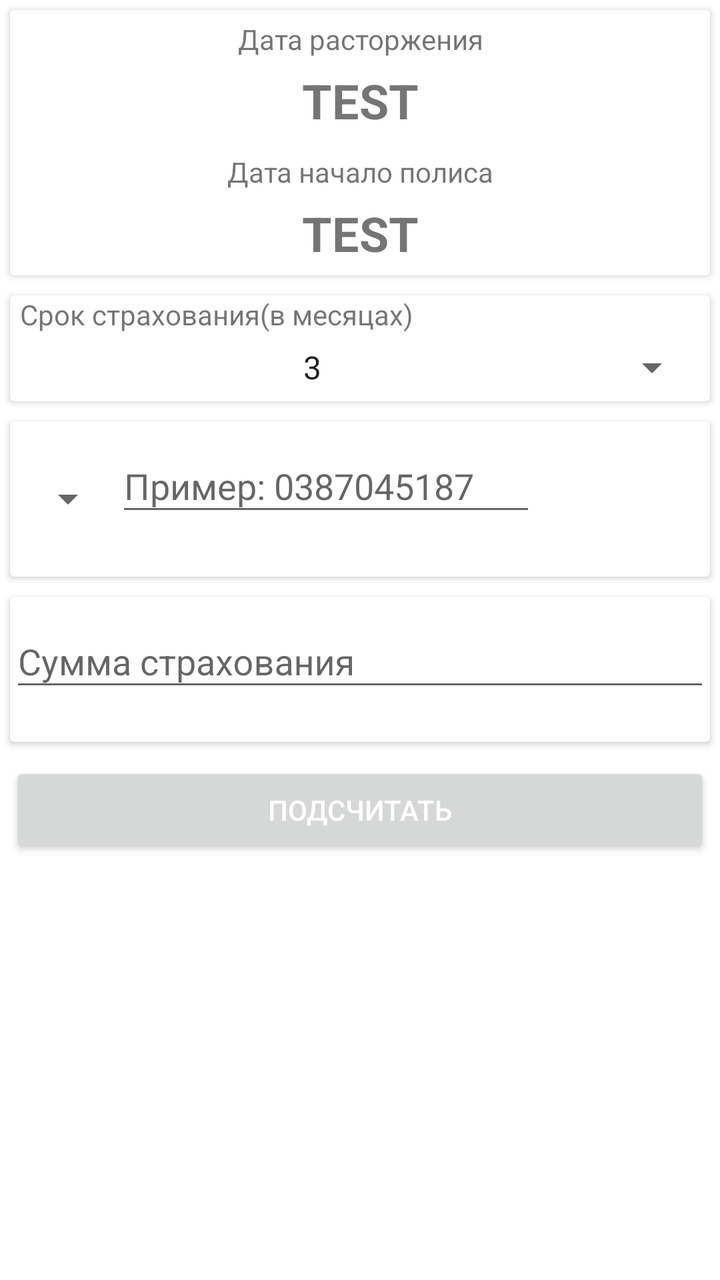
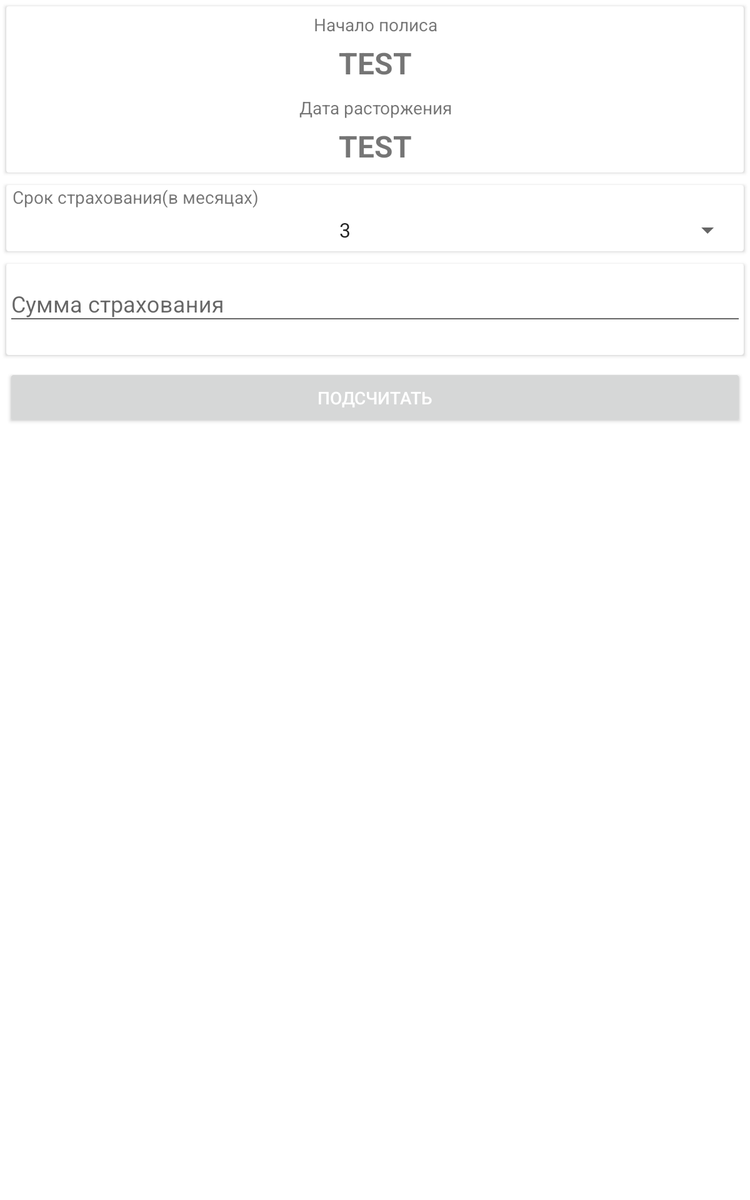

The same Android screen from two of the app's own layout files: first res/layout/ as a phone draws it, then the repository's variant for another configuration, drawn on a device whose configuration selects that folder. Both files follow.
<!-- AndroidManifest.xml: application theme AppTheme -->
<!-- res/layout/fragment_content.xml -->
<LinearLayout xmlns:android="http://schemas.android.com/apk/res/android"
    xmlns:tools="http://schemas.android.com/tools"
    xmlns:app="http://schemas.android.com/apk/res-auto"
    android:orientation="vertical"
    android:layout_width="match_parent"
    android:layout_height="match_parent"
    tools:context="ivan.osago.ui.ContentFragment"
    android:background="#ffffff">


    <ScrollView
        android:layout_width="match_parent"
        android:layout_height="match_parent">

        <LinearLayout
            android:layout_width="match_parent"
            android:layout_height="match_parent"
            android:orientation="vertical" >
            <android.support.v7.widget.CardView
                android:layout_width="match_parent"
                android:layout_height="wrap_content"
                android:id="@+id/data_container"
                android:layout_margin="5dp">

                <LinearLayout
                    android:orientation="vertical"
                    android:layout_width="match_parent"
                    android:layout_height="match_parent">
                    <TextView
                        android:text="Дата расторжения"
                        android:layout_width="match_parent"
                        android:layout_height="wrap_content"
                        android:id="@+id/cancellation_date_label"
                        tools:ignore="HardcodedText"
                        android:layout_marginTop="5dp"
                        android:gravity="center_horizontal" />

                    <TextView
                        android:layout_width="match_parent"
                        android:layout_height="wrap_content"
                        android:id="@+id/cancellation_date_field"
                        android:textSize="24sp"
                        android:text="test"
                        android:gravity="center_horizontal"
                        tools:ignore="HardcodedText,SpUsage"
                        android:layout_margin="5dp"
                        android:textAllCaps="true"
                        android:textStyle="normal|bold" />

                    <TextView
                        android:text="Дата начало полиса"
                        android:layout_width="match_parent"
                        android:layout_height="wrap_content"
                        android:id="@+id/policy_beginning_label"
                        tools:ignore="HardcodedText"
                        android:gravity="center_horizontal"
                        android:layout_marginTop="5dp" />

                    <TextView
                        android:layout_width="match_parent"
                        android:layout_height="wrap_content"
                        android:id="@+id/policy_beginning_field"
                        android:textSize="24sp"
                        android:text="test"
                        android:gravity="center_horizontal"
                        tools:ignore="HardcodedText,SpUsage"
                        android:layout_margin="5dp"
                        android:textAllCaps="true"
                        android:textStyle="normal|bold" />
                </LinearLayout>
            </android.support.v7.widget.CardView>

            <android.support.v7.widget.CardView
                android:layout_width="match_parent"
                android:layout_height="wrap_content"
                android:layout_margin="5dp">

                <LinearLayout
                    android:orientation="vertical"
                    android:layout_width="match_parent"
                    android:layout_height="match_parent">
                    <TextView
                        android:text="Срок страхования(в месяцах)"
                        android:layout_width="match_parent"
                        android:layout_height="wrap_content"
                        android:id="@+id/textView"
                        tools:ignore="HardcodedText"
                        android:layout_marginStart="5dp"
                        android:layout_marginLeft="5dp"
                        android:layout_marginRight="5dp"
                        android:layout_marginEnd="5dp" />

                    <Spinner
                        android:layout_width="match_parent"
                        android:layout_height="wrap_content"
                        android:id="@+id/term_insurance_spinner"
                        android:spinnerMode="dialog"
                        android:entries="@array/term_insurance_array_entires"
                        android:layout_marginTop="5dp"
                        android:layout_marginRight="5dp"
                        android:layout_marginLeft="5dp"
                        android:layout_marginEnd="5dp"
                        android:layout_marginStart="5dp"
                        android:layout_marginBottom="5dp"
                        style="@style/Widget.AppCompat.Spinner"
                        android:gravity="center_vertical|center_horizontal|start"
                        android:foregroundGravity="center_horizontal"
                        android:textAlignment="center" />
                </LinearLayout>
            </android.support.v7.widget.CardView>

            <android.support.v7.widget.CardView
                android:layout_width="match_parent"
                android:layout_height="wrap_content"
                android:layout_margin="5dp">

                <RelativeLayout
                    android:layout_width="match_parent"
                    android:layout_height="match_parent">
                    <Spinner
                        android:layout_width="wrap_content"
                        android:layout_height="wrap_content"
                        android:id="@+id/serial_osago"
                        android:entries="@array/serial_policy_array_entires"
                        android:layout_centerInParent="false"
                        android:layout_centerVertical="true"
                        android:layout_marginLeft="5dp"
                        android:layout_marginStart="5dp"
                        style="@style/Widget.AppCompat.Spinner.DropDown"
                        android:textAlignment="center" />

                    <android.support.design.widget.TextInputLayout
                        android:layout_width="wrap_content"
                        android:layout_height="wrap_content"
                        android:layout_alignParentTop="true"
                        android:layout_alignParentRight="true"
                        android:layout_alignParentEnd="true"
                        android:layout_toRightOf="@+id/serial_osago"
                        android:layout_toEndOf="@+id/serial_osago"
                        android:layout_marginLeft="5dp"
                        android:layout_marginRight="5dp"
                        android:layout_marginEnd="5dp"
                        android:layout_marginBottom="5dp"
                        app:errorEnabled="true"
                        android:id="@+id/osago_number_input">

                        <EditText
                            android:layout_width="wrap_content"
                            android:layout_height="wrap_content"
                            android:inputType="textPersonName|number"
                            android:ems="10"
                            android:id="@+id/policy_number_field"
                            android:hint="Пример: 0387045187"
                            tools:ignore="HardcodedText,TextFields" ><requestFocus /></EditText>

                    </android.support.design.widget.TextInputLayout>
                </RelativeLayout>
            </android.support.v7.widget.CardView>

            <android.support.v7.widget.CardView
                android:layout_width="match_parent"
                android:layout_height="wrap_content"
                android:layout_margin="5dp">
                <android.support.design.widget.TextInputLayout
                    android:layout_width="match_parent"
                    android:layout_height="wrap_content"
                    app:errorEnabled="true"
                    android:id="@+id/summa_insurance_input">
                    <EditText
                        android:layout_width="match_parent"
                        android:layout_height="wrap_content"
                        android:inputType="numberSigned"
                        android:ems="10"
                        android:id="@+id/amount_nsurance_field"
                        android:hint="Сумма страхования"
                        tools:ignore="HardcodedText" />
                </android.support.design.widget.TextInputLayout>
            </android.support.v7.widget.CardView>

            <Button
                android:text="Подсчитать"
                android:layout_width="match_parent"
                android:layout_height="wrap_content"
                android:id="@+id/calculate_button"
                tools:ignore="HardcodedText"
                android:layout_margin="5dp"
                android:theme="@style/MyButtonRaised"
                android:textColor="#ffffff" />

        </LinearLayout>
    </ScrollView>


</LinearLayout>
<!-- resources referenced by this layout -->
<resources>
  <string-array name="term_insurance_array_entires">
          <item>3</item>
          <item>4</item>
          <item>5</item>
          <item>6</item>
          <item>7</item>
          <item>8</item>
          <item>9</item>
          <item>12</item>
      </string-array>
  <style name="AppTheme" parent="Theme.AppCompat.Light.NoActionBar">
          
          <item name="colorPrimary">@color/colorPrimary</item>
          <item name="colorPrimaryDark">@color/colorPrimaryDark</item>
          <item name="colorAccent">@color/colorAccent</item>
          <item name="windowActionBar">false</item>
          <item name="windowNoTitle">true</item>
          <item name="android:windowBackground">@drawable/splashscreen_icon</item>
  </style>
  <color name="colorPrimary">#3F51B5</color>
  <color name="colorPrimaryDark">#303F9F</color>
  <color name="colorAccent">#FF4081</color>
  <!-- drawable splashscreen_icon: png bitmap (drawable, 15718 bytes) -->
</resources>
<!-- res/layout-large/fragment_content.xml (the repository's variant of the layout above) -->
<!-- drawn on a 7-inch tablet held upright -->
<LinearLayout xmlns:android="http://schemas.android.com/apk/res/android"
    xmlns:tools="http://schemas.android.com/tools"
    xmlns:app="http://schemas.android.com/apk/res-auto"
    android:orientation="vertical"
    android:layout_width="match_parent"
    android:layout_height="match_parent"
    tools:context="ivan.osago.ui.ContentFragment"
    android:background="#ffffff">


    <ScrollView
        android:layout_width="match_parent"
        android:layout_height="match_parent">

        <LinearLayout
            android:layout_width="match_parent"
            android:layout_height="match_parent"
            android:orientation="vertical" >
            <android.support.v7.widget.CardView
                android:layout_width="match_parent"
                android:layout_height="wrap_content"
                android:id="@+id/data_container"
                android:layout_margin="5dp">

                <LinearLayout
                    android:orientation="vertical"
                    android:layout_width="match_parent"
                    android:layout_height="match_parent">


                    <TextView
                        android:id="@+id/cancellation_date_label"
                        android:layout_width="match_parent"
                        android:layout_height="wrap_content"
                        android:layout_marginTop="5dp"
                        android:gravity="center_horizontal"
                        android:text="Начало полиса"
                        tools:ignore="HardcodedText" />

                    <TextView
                        android:layout_width="match_parent"
                        android:layout_height="wrap_content"
                        android:id="@+id/policy_beginning_field"
                        android:textSize="24sp"
                        android:text="test"
                        android:gravity="center_horizontal"
                        tools:ignore="HardcodedText,SpUsage"
                        android:layout_margin="5dp"
                        android:textAllCaps="true"
                        android:textStyle="normal|bold" />

                    <TextView
                        android:id="@+id/policy_beginning_label"
                        android:layout_width="match_parent"
                        android:layout_height="wrap_content"
                        android:layout_marginTop="5dp"
                        android:gravity="center_horizontal"
                        android:text="Дата расторжения"
                        tools:ignore="HardcodedText" />

                    <TextView
                        android:layout_width="match_parent"
                        android:layout_height="wrap_content"
                        android:id="@+id/cancellation_date_field"
                        android:textSize="24sp"
                        android:text="test"
                        android:gravity="center_horizontal"
                        tools:ignore="HardcodedText,SpUsage"
                        android:layout_margin="5dp"
                        android:textAllCaps="true"
                        android:textStyle="normal|bold" />
                </LinearLayout>
            </android.support.v7.widget.CardView>

            <android.support.v7.widget.CardView
                android:layout_width="match_parent"
                android:layout_height="wrap_content"
                android:layout_margin="5dp">

                <LinearLayout
                    android:orientation="vertical"
                    android:layout_width="match_parent"
                    android:layout_height="match_parent">
                    <TextView
                        android:text="Срок страхования(в месяцах)"
                        android:layout_width="match_parent"
                        android:layout_height="wrap_content"
                        android:id="@+id/textView"
                        tools:ignore="HardcodedText"
                        android:layout_marginStart="5dp"
                        android:layout_marginLeft="5dp"
                        android:layout_marginRight="5dp"
                        android:layout_marginEnd="5dp" />

                    <Spinner
                        android:layout_width="match_parent"
                        android:layout_height="wrap_content"
                        android:id="@+id/term_insurance_spinner"
                        android:spinnerMode="dialog"
                        android:entries="@array/term_insurance_array_entires"
                        android:layout_marginTop="5dp"
                        android:layout_marginRight="5dp"
                        android:layout_marginLeft="5dp"
                        android:layout_marginEnd="5dp"
                        android:layout_marginStart="5dp"
                        android:layout_marginBottom="5dp"
                        style="@style/Widget.AppCompat.Spinner"
                        android:gravity="center_vertical|center_horizontal|start"
                        android:foregroundGravity="center_horizontal"
                        android:textAlignment="center" />
                </LinearLayout>
            </android.support.v7.widget.CardView>

        

            <android.support.v7.widget.CardView
                android:layout_width="match_parent"
                android:layout_height="wrap_content"
                android:layout_margin="5dp">
                <android.support.design.widget.TextInputLayout
                    android:layout_width="match_parent"
                    android:layout_height="wrap_content"
                    app:errorEnabled="true"
                    android:id="@+id/summa_insurance_input">
                    <EditText
                        android:layout_width="match_parent"
                        android:layout_height="wrap_content"
                        android:inputType="numberSigned"
                        android:ems="10"
                        android:id="@+id/amount_nsurance_field"
                        android:hint="Сумма страхования"
                        tools:ignore="HardcodedText" />
                </android.support.design.widget.TextInputLayout>
            </android.support.v7.widget.CardView>

            <Button
                android:text="Подсчитать"
                android:layout_width="match_parent"
                android:layout_height="wrap_content"
                android:id="@+id/calculate_button"
                tools:ignore="HardcodedText"
                android:layout_margin="5dp"
                android:theme="@style/MyButtonRaised"
                android:textColor="#ffffff" />

        </LinearLayout>
    </ScrollView>


</LinearLayout>
